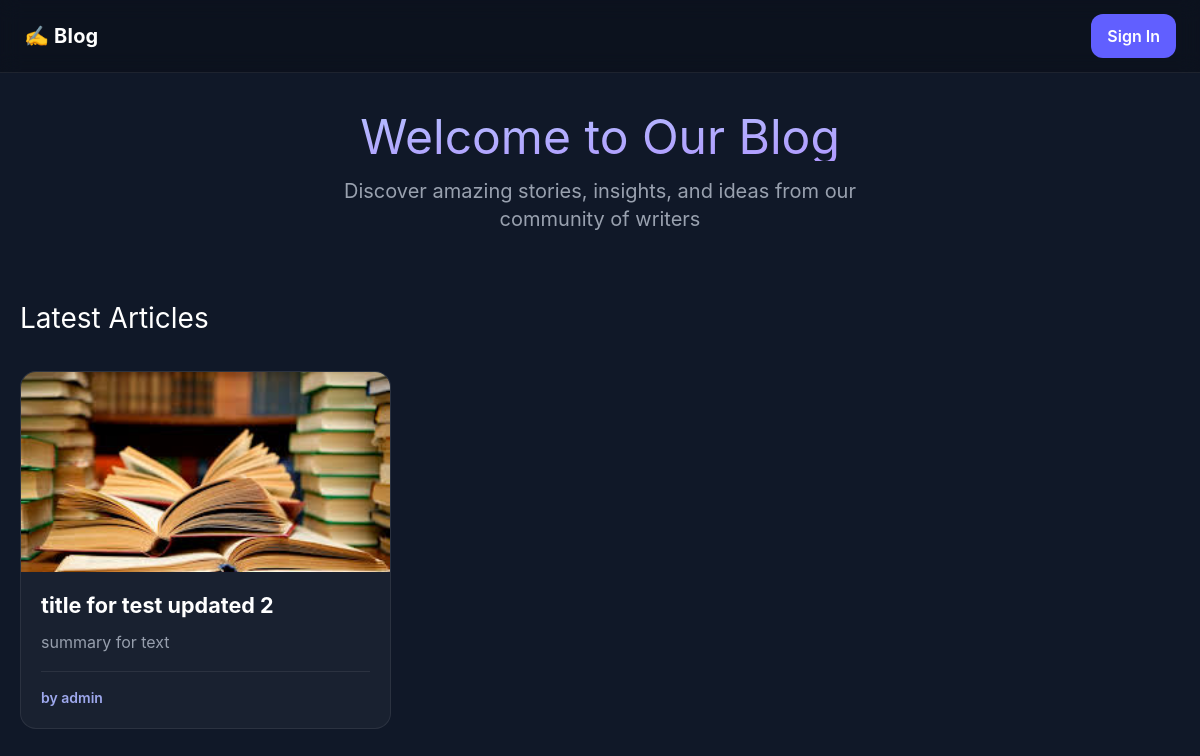
Before: / with the older database file.
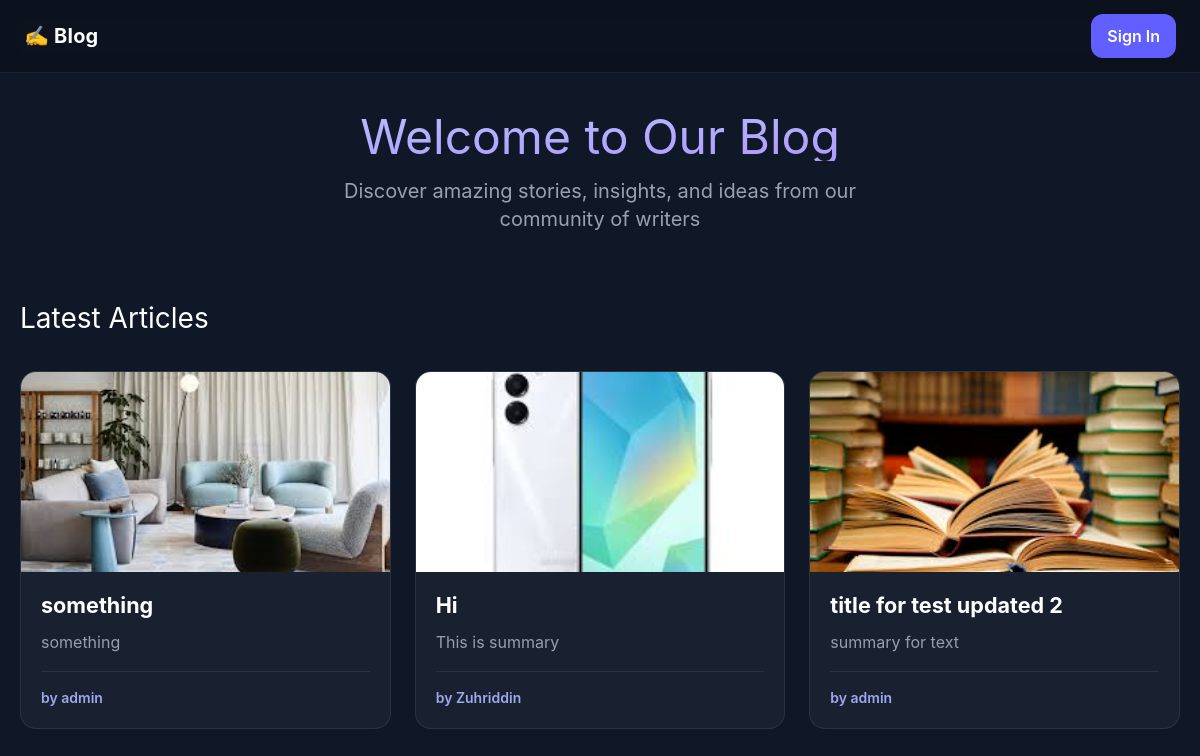
After: the same page with the newer database file.
### articles/models.py (models this page shows, shortened)
class Article ( models.Model ) :
    title = models.CharField ( max_length=150 )
    summary = models.CharField ( max_length=50, blank=True )
    body = models.TextField ()
    photo = models.ImageField ( upload_to='images/', blank=True )
    author = models.ForeignKey (
        get_user_model (),
        on_delete=models.CASCADE
    )

### accounts/models.py (models this page shows, shortened)
class User ( AbstractUser, PermissionsMixin ) :
    email = models.EmailField ( blank=True, null=True )
    age = models.PositiveIntegerField ( null=True, blank=True )
    phone_number = models.CharField ( unique=True, max_length=15, blank=True, null=True )
    address = models.CharField ( max_length=150, blank=True, null=True )
    birth_date = models.DateTimeField ( blank=True, null=True )
    objects = UserManager ()
    USERNAME_FIELD = 'username'
    REQUIRED_FIELDS = []

### articles/views.py (the view)
class ArticleListView ( ListView ) :
    model = Article
    template_name = 'home.html'
    context_object_name = 'articles'
    ordering = ['-id']

### templates/home.html (shortened to what this page needs)
<!DOCTYPE html>
<html lang="en">
<head>
    <script src="https://cdn.tailwindcss.com"></script>
    <link rel="stylesheet" href="https://rsms.me/inter/inter.css">
</head>
<body class="font-sans bg-[oklch(21%_0.034_264.665)] text-white min-h-screen">
<nav class="sticky top-0 z-10 flex items-center justify-between px-6 py-3.5 bg-black/25 backdrop-blur-[10px] border-b border-white/[0.08]">
    <a href="{% url 'home' %}"
       class="flex items-center gap-2.5 font-bold text-xl tracking-[0.2px] text-white no-underline">
        ✍️ Blog
    </a>
    <div class="flex items-center gap-3">
        {% if user.is_authenticated %}
        <a href="{% url 'article_new' %}"
           class="inline-block px-4 py-2.5 bg-[oklch(58.5%_.233_277.117)] text-white no-underline rounded-xl font-semibold transition-all duration-200 hover:bg-[oklch(67.3%_.182_276.935)] hover:-translate-y-px">
            + New Article
        </a>
        <div class="relative group">
            <button class="inline-flex items-center gap-2 px-3 py-2.5 rounded-xl text-white no-underline font-semibold bg-white/[0.06] border border-white/10 cursor-pointer select-none">
                {{ user.username }}
                <span class="inline-block w-2.5 h-2.5 border-r-2 border-b-2 border-white/70 rotate-45 -mt-0.5"></span>
            </button>
            <div class="absolute right-0 mt-2.5 min-w-[210px] p-2.5 rounded-[14px] bg-[rgba(20,20,20,0.9)] border border-white/10 shadow-[0_18px_50px_rgba(0,0,0,0.4)] opacity-0 invisible group-hover:opacity-100 group-hover:visible transition-all duration-300">
                <a href="{% url 'password_change' %}"
                   class="block px-2.5 py-2.5 rounded-[10px] text-white no-underline font-semibold hover:bg-white/[0.08]">
                    Change password
                </a>
                <div class="h-px bg-white/10 my-2"></div>
                <a href="{% url 'signout' %}"
                   class="block px-2.5 py-2.5 rounded-[10px] text-white no-underline font-semibold hover:bg-white/[0.08]">
                    Logout
                </a>
            </div>
        </div>
        {% else %}
        <a href="{% url 'signin' %}"
           class="inline-block px-4 py-2.5 bg-[oklch(58.5%_.233_277.117)] text-white no-underline rounded-xl font-semibold transition-all duration-200 hover:bg-[oklch(67.3%_.182_276.935)] hover:-translate-y-px">
            Sign In
        </a>
        {% endif %}
    </div>
</nav>
<div class="py-10 px-5 max-w-[1200px] mx-auto">
    <div class="text-center mb-16">
        <h1 class="text-5xl mb-4 bg-gradient-to-br from-[oklch(85%_.15_277)] to-[oklch(75%_.20_290)] bg-clip-text text-transparent">
        </h1>
        <p class="text-xl text-[oklch(70.7%_.022_261.325)] max-w-[600px] mx-auto mb-8">
            Discover amazing stories, insights, and ideas from our community of writers
        </p>
    </div>
    <div class="flex justify-between items-center mb-8">
        <h2 class="text-[1.75rem] m-0">Latest Articles</h2>
    </div>
    {% if articles %}
    <div class="grid grid-cols-[repeat(auto-fill,minmax(340px,1fr))] gap-6 mb-10">
        {% for article in articles %}
        <a href="{% url 'article_detail' article.pk %}"
           class="bg-white/[0.04] border border-white/[0.08] rounded-2xl overflow-hidden transition-all duration-300 no-underline text-white flex flex-col hover:-translate-y-1 hover:bg-white/[0.06] hover:border-white/[0.15] hover:shadow-[0_12px_40px_rgba(0,0,0,0.3)]">
            {% if article.photo %}
            <img src="{{ article.photo.url }}" alt="{{ article.title }}" class="w-full h-[200px] object-cover">
            {% else %}
            <div class="w-full h-[200px] bg-gradient-to-br from-[oklch(30%_.05_270)] to-[oklch(25%_.08_260)]"></div>
            {% endif %}
            <div class="p-5 flex-1 flex flex-col">
                <h3 class="text-[1.35rem] font-bold m-0 mb-2.5 leading-tight">
                    {{ article.title }}
                </h3>
                {% if article.summary %}
                <p class="text-[oklch(70%_.022_261.325)] m-0 mb-4 leading-relaxed flex-1">
                    {{ article.summary }}
                </p>
                {% else %}
                <p class="text-[oklch(70%_.022_261.325)] m-0 mb-4 leading-relaxed flex-1">
                    {{ article.body|truncatewords:20 }}
                </p>
                {% endif %}
                <div class="flex justify-between items-center pt-4 border-t border-white/[0.08] text-sm">
                            <span class="text-[oklch(75%_.10_277)] font-semibold">
                                by {{ article.author.username }}
                            </span>
                </div>
            </div>
        </a>
        {% endfor %}
    </div>
    {% endif %}
</div>
</body>
</html>

Changed rows visible on the page:
added Article: photo (picture), title "something", summary "something", author.username "admin"
added Article: photo (picture), title "Hi", summary "This is summary", author.username "Zuhriddin"
